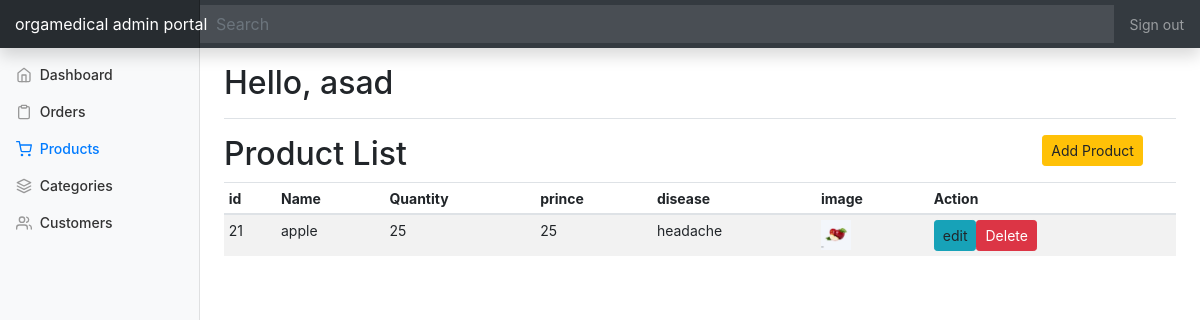
The app's page /admin_portal/admin/products.php (signed in) with its own data.
### tables this page shows
CREATE TABLE `product` (
  `product_id` double NOT NULL,
  `product_name` varchar(150) NOT NULL,
  `product_price` int(11) NOT NULL,
  `image_file_name` varchar(300) NOT NULL,
  `disease` varchar(100) NOT NULL,
  `category_id` int(11) NOT NULL,
  `quantity` int(11) DEFAULT NULL
);

### admin_portal/admin/products.php (the view, shortened to what this page needs)
<?php include "functions.php";
$pdo = get_connection();
?>
<?php include_once("./templates/top.php"); ?>
<?php include_once("./templates/navbar.php"); ?>
<div class="container-fluid">
  <div class="row">
    <?php include "./templates/sidebar.php"; ?>
      <div class="row">
          <div class="col-10">
              <h2>Product List</h2>
          </div>
          <div class="col-2">
              <a href="#" data-toggle="modal" data-target="#add_product_modal" class="btn btn-warning btn-sm">Add Product</a>
          </div>
      </div>
      <div class="table-responsive">
        <table class="table table-striped table-sm">
          <thead>
            <tr>
              <th>id</th>
              <th>Name</th>
              <th>Quantity</th>
              <th>prince</th>
              <th>disease</th>
               <th>image</th>
              <th>Action</th>
            </tr>
          </thead>
			<?php
				$res=$pdo->query("SELECT * FROM product");
                $c=0;
				while($row = $res->fetch()){
					?>
             <form action="" method="post" >
			<tbody id="product_list">
              <td><?php echo $row["product_id"]; ?></td>
              <td><?php echo $row["product_name"]; ?></td>
              <td><?php echo $row["quantity"]; ?></td>
              <td><?php echo $row["product_price"]; ?></td>
              <td><?php echo $row["disease"]; ?></td>
              <td><img src="<?php echo $row["image_file_name"]; ?>" width="30px" </td>
              <td id="<?php echo $c; ?>"><a class="btn btn-sm btn-info">edit</a><button  type="submit" name="sum_delete"  class="btn btn-sm btn-danger">Delete</button></td>
				</tbody>
             </form>
                    <?php $c=$c+1; } ?>
        </table>
      </div>
    </main>
  </div>
</div>
<?php include_once("./templates/footer.php"); ?>

### admin_portal/admin/templates/sidebar.php (shortened to what this page needs)
<nav class="col-md-2 d-none d-md-block bg-light sidebar">
      <div class="sidebar-sticky">
        <ul class="nav flex-column">
          <?php
            $uri = $_SERVER['REQUEST_URI'];
            $uriAr = explode("/", $uri);
            $page = end($uriAr);
          ?>
          <li class="nav-item">
            <a class="nav-link <?php echo ($page == '' || $page == 'index.php') ? 'active' : ''; ?>" href="index.php">
              <span data-feather="home"></span>
              Dashboard <span class="sr-only">(current)</span>
            </a>
          </li>
          <li class="nav-item">
            <a class="nav-link <?php echo ($page == 'customer_orders.php') ? 'active' : ''; ?>" href="customer_orders.php">
              <span data-feather="clipboard"></span>
              Orders
            </a>
          </li>
          <li class="nav-item">
            <a class="nav-link <?php echo ($page == 'products.php') ? 'active' : ''; ?>" href="products.php">
              <span data-feather="shopping-cart"></span>
              Products
            </a>
          </li>
          <li class="nav-item">
            <a class="nav-link <?php echo ($page == 'categories.php') ? 'active' : ''; ?>" href="categories.php">
              <span data-feather="layers"></span>
              Categories
            </a>
          </li>
          <li class="nav-item">
            <a class="nav-link <?php echo ($page == 'customers.php') ? 'active' : ''; ?>" href="customers.php">
              <span data-feather="users"></span>
              Customers
            </a>
          </li>
        </ul>
      </div>
    </nav>
    <main role="main" class="col-md-9 ml-sm-auto col-lg-10 px-4">
      <div class="d-flex justify-content-between flex-wrap flex-md-nowrap align-items-center pt-3 pb-2 mb-3 border-bottom">
        <h1 class="h2 ">Hello,
		<?php
        $admin_id=$_SESSION["admin_id"][0];
            $res = $pdo->prepare("select username from admin where admin_id = ?");
            $res->execute([$admin_id]);
            $username = $res->fetch();
			echo $username[0];
		?>
		</h1>
      </div>

### admin_portal/admin/css/dashboard.css (style rules this page uses)
body { font-size: .875rem; }
.feather { width: 16px; height: 16px; vertical-align: text-bottom; }
.sidebar { position: fixed; top: 0; bottom: 0; left: 0; z-index: 100; padding: 48px 0 0; box-shadow: inset -1px 0 0 rgba(0, 0, 0, .1); }
.sidebar-sticky { position: relative; top: 0; height: calc(100vh - 48px); padding-top: .5rem; overflow-x: hidden; overflow-y: auto; }
.sidebar .nav-link { font-weight: 500; color: #333; }
.sidebar .nav-link .feather { margin-right: 4px; color: #999; }
.sidebar .nav-link.active { color: #007bff; }
.sidebar .nav-link:hover .feather, .sidebar .nav-link.active .feather { color: inherit; }
[role="main"] { padding-top: 133px; }
@media (min-width: 768px) { [role="main"] { padding-top: 48px; } }

### records on screen
product: product_id "21", product_name "apple", quantity "25", product_price "25", disease "headache", image_file_name (picture)

### other values on screen
$username[0] "asad"
